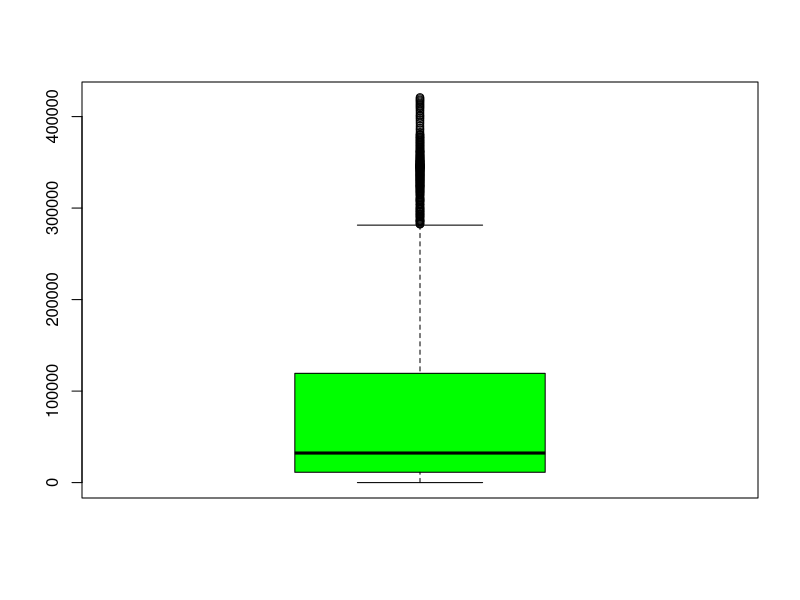

The R script that drew this image:
cases =  read.csv("data.csv",header = TRUE,sep = ",",
                  colClasses = c("NULL","NULL","NULL","NULL"
                                 ,"NULL","numeric","NULL","NULL",
                                 "NULL","NULL","NULL","NULL"))
confirm_cases = c(0)
for (a in cases[1])
{
  confirm_cases =  append(confirm_cases,a)
}
options(scipen=10000)

jpeg(file="D:/web/Prob Project/public/images/confirmCasesBoxPlot.jpeg",
     width=750, height=350)
boxplot(confirm_cases, col="green")
dev.off()